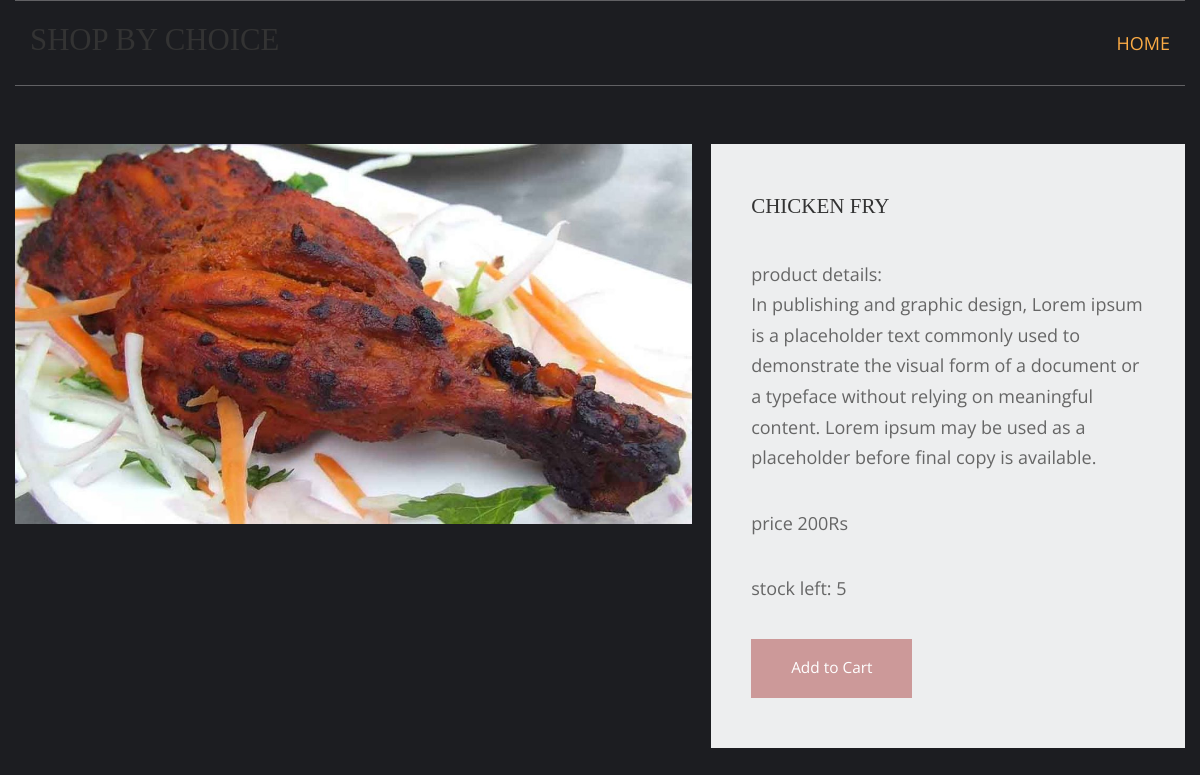
The page /non-veg-items/chicken-fry on the database its author committed.
### shop/models.py (models this page shows, shortened)
class Product(models.Model):
    P_name=models.CharField(max_length=250,unique=True)
    slug=models.SlugField(max_length=250,unique=True)
    P_desc=models.TextField()
    P_price=models.IntegerField()
    P_stock=models.IntegerField()
    P_available=models.BooleanField()
    P_image=models.ImageField(upload_to='Product')
    P_category=models.ForeignKey(Category,on_delete= models.CASCADE)

### shop/views.py (the view)
# urls.py: path('<slug:c_slug>/<slug:product_slug>',views.prodDetails,name='details'),
def prodDetails(request,c_slug,product_slug):
    try:
        prod = Product.objects.get(P_category__slug=c_slug, slug=product_slug)
    except Exception as e:
        raise e
    return render(request, 'item.html', {'pr': prod})

### cart/context_processor.py (called while the page is built)
def count(request):
    item_count=0
    if 'admin' in request.path:
        return {}
    else:
        try:
            ct=cartlist.objects.filter(cart_id=c_id(request))
            cti=Items.objects.all().filter(cart=ct[:1])
            for c in cti:
                item_count+=c.quantity
        except cartlist.DoesNotExist:
            item_count=0
        return dict(itc=item_count)

### cart/views.py (called while the page is built)
def c_id(request):
    ct_id=request.session.session_key
    if not ct_id:
        ct_id=request.session.create()
    return ct_id

### templates/item.html (shortened to what this page needs)
{% extends 'base.html' %}
{% load static %}
{% block content %}
<!DOCTYPE html>
<html lang="en">
<head>
    <link href="{% static 'pr/fontawesome/css/all.min.css' %}" rel="stylesheet" />
    <link href="{% static 'pr/css/templatemo-comparto.css' %}" rel="stylesheet" />
</head>
<body>
    <br><br>
        <section class="tm-mb-1" id="about">
            <div class="tm-row tm-about-row">
                <div class="tm-section-1-l">
                    <img src="{{pr.P_image.url}}" alt="About image" style="height:500;width:500;">
                </div>
                <article class="tm-section-1-r tm-bg-color-8">
                    <h2 class="tm-mb-2 tm-title-color">{{pr.P_name}}</h2>
                    <p>product details: <br>{{pr.P_desc}}</p>
                    <p>price {{pr.P_price}}Rs<br>
                    <p>stock left: {{pr.P_stock}}</p>
                    {% if pr.P_stock <= 0 %}
                         <h1 style="color:red">Out of Stock!</h1>
                    {% else %}
                        <a href="{% url 'addcart' pr.id %}" class="tm-btn tm-btn-1 tm-link-to-services">Add to Cart</a>
                    {% endif %}
                </article>
            </div>
        </section>
</body>
</html>
{% endblock %}

### static/hm/layout/styles/layout.css (style rules this page uses)
*, *::before, *::after { transition:all .3s ease-in-out; }
body { color:#A5A6AA; background-color:#1C1D21; }
a { color:#FBAB45; }

### static/pr/css/templatemo-comparto.css (style rules this page uses)
*, *::before, *::after { box-sizing: border-box; outline: none; }
ul, h1, h2, h3, h4, p, figure { padding: 0; margin: 0; }
body { font-family: 'Open Sans', Arial, sans-serif; font-size: 18px; overflow-x: hidden; padding-left: 15px; padding-right: 15px; margin: 0; }
h2 { font-size: 1.5rem; }
a { transition: all 0.3s ease; text-decoration: none; }
p { color: #666; line-height: 1.7; margin-bottom: 35px; }
h1, h2, h3, h4, h5, h6 { color: #333; }
.tm-mb-1 { margin-bottom: 20px; }
.tm-mb-2 { margin-bottom: 40px; }
.tm-bg-color-8 { background-color: #EDEEEF; }
.tm-section-1-l { width: 57.85%; margin-right: 1.65%; }
.tm-section-1-r { padding: 50px 40px; width: 40.5%; }
.tm-row { display: flex; }
.tm-btn { display: inline-block; padding: 15px 40px; font-size: 1.1rem; border: none; background-color: #CC9999; color: white; }
a { color: #666; }

### static/hm/layout/styles/framework.css (style rules this page uses)
html { overflow-y:scroll; overflow-x:hidden; }
html, body { margin:0; padding:0; font-size:14px; line-height:1.6em; }
*, *::before, *::after { box-sizing:border-box; }
a { outline:none; text-decoration:none; }
img { width:auto; max-width:100%; height:auto; margin:0; padding:0; border:none; line-height:normal; vertical-align:middle; }
body, input, textarea, select { font-family:Verdana, Geneva, sans-serif; }
h1, h2, h3, h4, h5, h6, .heading { font-family:Georgia, "Times New Roman", Times, serif; }
::placeholder { opacity:1; }
h1, h2, h3, h4, h5, h6, .heading { margin:0 0 20px 0; font-size:1.4rem; line-height:normal; font-weight:normal; text-transform:uppercase; }
address, article, aside, figcaption, figure, footer, header, main, nav, section { display:block; margin:0; padding:0; }

### rows shown on the page
Product: P_image (picture), P_name "CHICKEN FRY", P_desc "In publishing and graphic design, Lorem ipsum is a placeholder text commonly used to demonstrate the visual form of a document or a typeface without relying on meaningful content. Lorem ipsum may be used as a placeholder before final copy is available.", P_price "200", P_stock "5"
